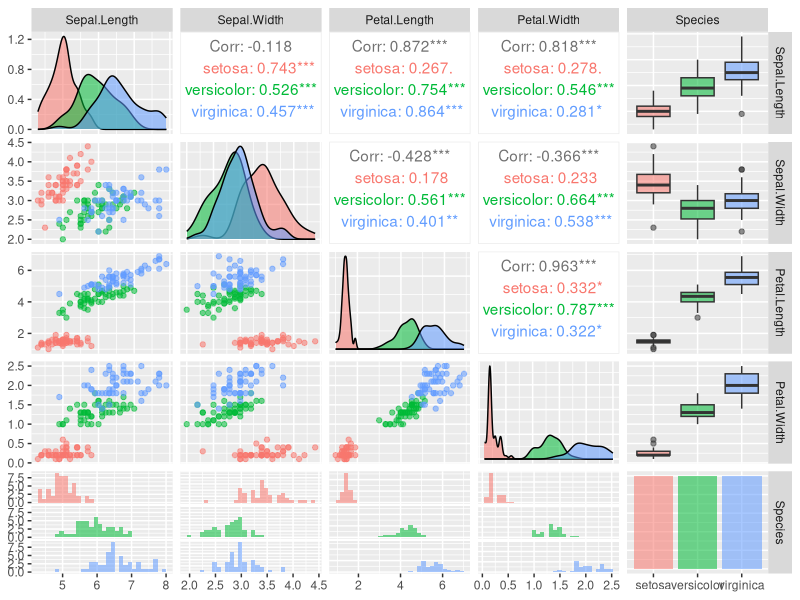
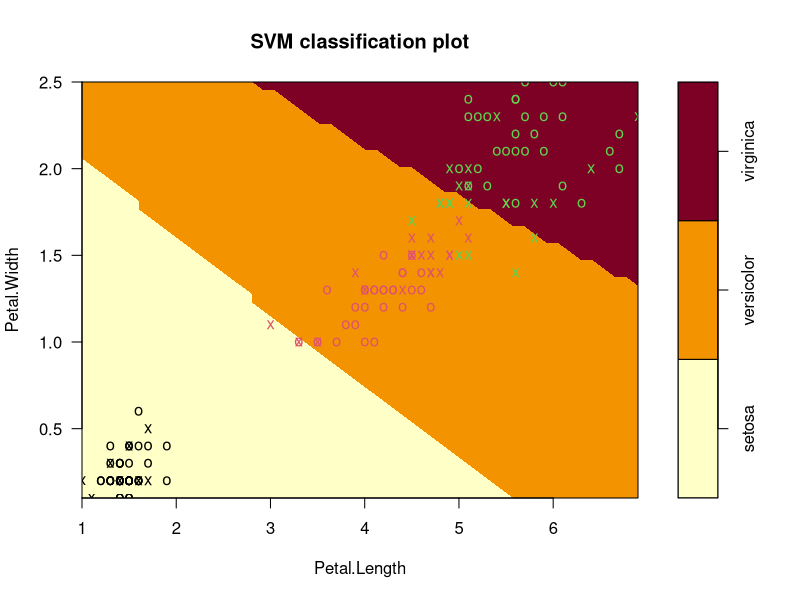
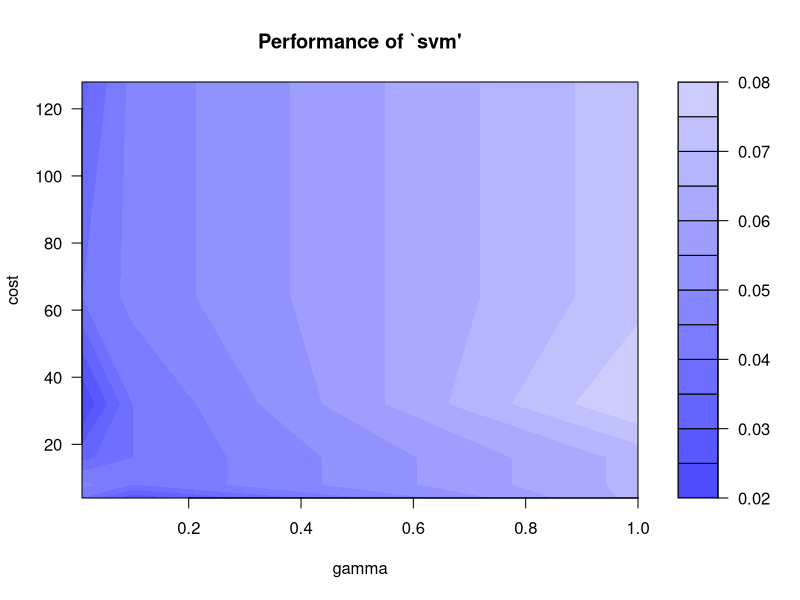
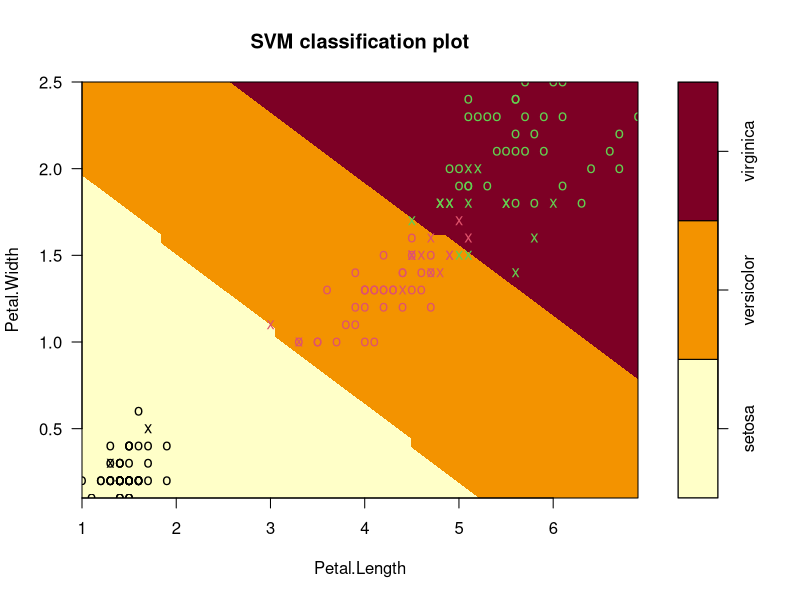

Write the R code that produced these figures, in order.
library("e1071")    # For SVM implementation
library(GGally)     # For pairwise plot visualization
library(ggplot2)    # For data visualization
library(caret)      # for confusion matrix

data(iris)
summary(iris)
str(iris)
head(iris,5)
svm_model <- svm(Species ~ .,data=iris,kernel="radial", cost = 1, epsilon=0.1)
summary(svm_model)
ggpairs(iris, ggplot2::aes(colour = Species, alpha = 0.4))
plot(svm_model, data=iris,
     Petal.Width~Petal.Length,
     slice = list(Sepal.Width=3, Sepal.Length=4)
)
pred = predict(svm_model,iris)
tab = table(Predicted=pred, Actual = iris$Species)
tab
misc_rate <- 1-sum(diag(tab)/sum(tab)) #misclassification rate
print(misc_rate)
accuracy <-1- misc_rate
print(accuracy)

set.seed(123)
# tmodel=tune(svm,Species~., data=iris,
            # ranges=list(epsilon=seq(0,1,0.1), cost=c(0.001, 0.01, 0.1, 1, 5, 10, 100)))
tmodel=tune(svm,Species~., data=iris,
            ranges=list(gamma=c(0.01, 0.1, 1), cost = 2^(2:7)))

plot(tmodel)
summary(tmodel)

mymodel=tmodel$best.model
summary(mymodel)
plot(mymodel, data=iris,
     Petal.Width~Petal.Length,
     slice = list(Sepal.Width=3, Sepal.Length=4))

pred1 = predict(mymodel,iris)
confusionMatrix(pred1, iris$Species)
tab1 = table(Predicted=pred1, Actual = iris$Species)
tab1
1-sum(diag(tab1)/sum(tab1))

#Effect of different kernel
# Linear Kernel
svm_linear <- svm(Species ~ ., data=iris, kernel="linear")

# Polynomial Kernel
svm_poly <- svm(Species ~ ., data=iris, kernel="polynomial", degree=3)

# RBF Kernel
svm_rbf <- svm(Species ~ ., data=iris, kernel="radial")

# Compare Performance
pred_linear <- predict(svm_linear, iris)
pred_poly <- predict(svm_poly, iris)
pred_rbf <- predict(svm_rbf, iris)

confusionMatrix(pred_linear, iris$Species)
confusionMatrix(pred_poly, iris$Species)
confusionMatrix(pred_rbf, iris$Species)
